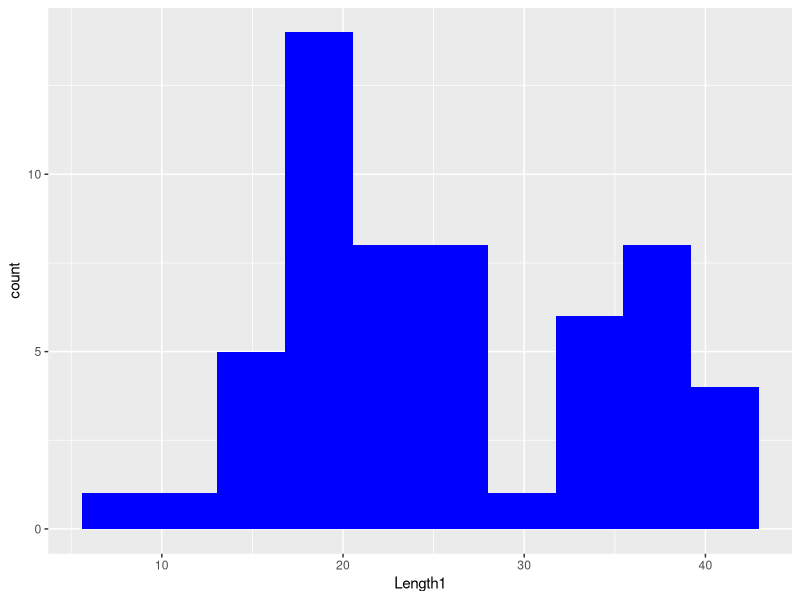
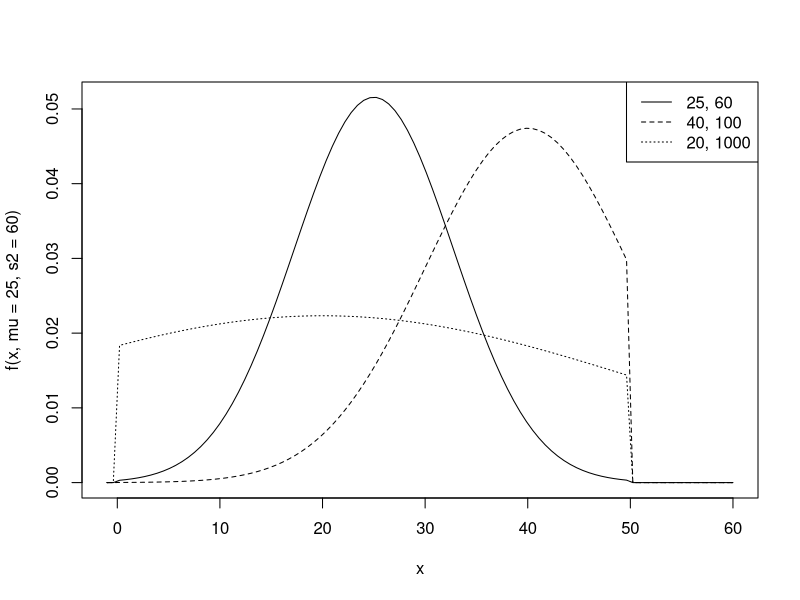

Source code (R) for these figures, in order:
## ---- chunk 1
knitr::opts_chunk$set(echo = TRUE)
set.seed(288942)
library(tidyverse)
## ---- chunk 2
null_samples <- data.frame(replicate(10000, { runif(56, min = 0, max = 50)}))
alt_samples  <- data.frame(replicate(10000, { runif(56, min = 0, max = 51)}))
# you can use map_dbl() to compute your test statistic on each sample.
#theta_null <- 50
#theta_alt <- 51

t_stat_null <- map_dbl(null_samples, ~ 2 * mean(.x))
t_stat_alt <- map_dbl(alt_samples, ~ 2 * mean(.x))

rej_region <- quantile(t_stat_null, 0.95)
power <- mean(t_stat_alt > rej_region)
# reject the null if t_stat_null is > rej_region
rej_region
power

## ---- chunk 3
null_samples <- data.frame(replicate(10000, { runif(56, min = 0, max = 50)}))
alt_samples  <- data.frame(replicate(10000, { runif(56, min = 0, max = 51)}))
# you can use map_dbl() to compute your test statistic on each sample.
t_stat_null <- map_dbl(null_samples, max)
t_stat_alt <- map_dbl(alt_samples, max)

rej_region_mle <- quantile(t_stat_null, 0.95)
power_mle <- mean(t_stat_alt > rej_region_mle)
# reject the null if t_stat_null is > rej_region_mle
rej_region_mle
power_mle
## ---- chunk 4
## Sample code from Dr. Fredrickson

#k <- 10000 # replications
#n <- 25 # sample size

#mean_0 <- replicate(k, {
#  rexp(n, rate = 1) |> mean()
#})

#median_0 <- replicate(k, {
#  rexp(n, rate = 1) |> median()
#})

#mean_1 <- replicate(k, {
#  rexp(n, rate = 2) |> mean()
#})

#median_1 <- replicate(k, {
#  rexp(n, rate = 2) |> median()
#})

#mm0 <-
#  bind_rows(
#    data.frame(t = mean_0, stat = "mean", hypothesis = "Null"),
#    data.frame(t = mean_1, stat = "mean", hypothesis = "Alt"),
#    data.frame(t = median_0, stat = "median", hypothesis = "Null"),
#    data.frame(t = median_1, stat = "median", hypothesis = "Alt"))

#ggplot(mm0, aes(x = t, fill = hypothesis)) + geom_density(alpha = 0.5) + facet_wrap(~ stat)
## ---- chunk 5

## ---- chunk 6
# Monte Carlo integration allows us to introduce simualted random samples to approximate integrals efficiently and determine the power of test statistics like mean, median, and MLE. In particular, we found a rejection region based on random samples from the null distribution and calculated power by finding how often samples fall in the rejection region. In this case, the mean, MLE, and median statistics were not very useful at estimation since the difference in the hypotheses was relatively small. Power is relatively low given the proximity of the hypotheses. 
## ---- chunk 7
fish <- structure(list(Obs = 1:159, Species = c(1L, 1L, 1L, 1L, 1L, 1L, 
1L, 1L, 1L, 1L, 1L, 1L, 1L, 1L, 1L, 1L, 1L, 1L, 1L, 1L, 1L, 1L, 
1L, 1L, 1L, 1L, 1L, 1L, 1L, 1L, 1L, 1L, 1L, 1L, 1L, 2L, 2L, 2L, 
2L, 2L, 2L, 3L, 3L, 3L, 3L, 3L, 3L, 3L, 3L, 3L, 3L, 3L, 3L, 3L, 
3L, 3L, 3L, 3L, 3L, 3L, 3L, 4L, 4L, 4L, 4L, 4L, 4L, 4L, 4L, 4L, 
4L, 4L, 5L, 5L, 5L, 5L, 5L, 5L, 5L, 5L, 5L, 5L, 5L, 5L, 5L, 5L, 
6L, 6L, 6L, 6L, 6L, 6L, 6L, 6L, 6L, 6L, 6L, 6L, 6L, 6L, 6L, 6L, 
6L, 7L, 7L, 7L, 7L, 7L, 7L, 7L, 7L, 7L, 7L, 7L, 7L, 7L, 7L, 7L, 
7L, 7L, 7L, 7L, 7L, 7L, 7L, 7L, 7L, 7L, 7L, 7L, 7L, 7L, 7L, 7L, 
7L, 7L, 7L, 7L, 7L, 7L, 7L, 7L, 7L, 7L, 7L, 7L, 7L, 7L, 7L, 7L, 
7L, 7L, 7L, 7L, 7L, 7L, 7L, 7L, 7L), Weight = c(242, 290, 340, 
363, 430, 450, 500, 390, 450, 500, 475, 500, 500, NA, 600, 600, 
700, 700, 610, 650, 575, 685, 620, 680, 700, 725, 720, 714, 850, 
1000, 920, 955, 925, 975, 950, 270, 270, 306, 540, 800, 1000, 
40, 69, 78, 87, 120, 0, 110, 120, 150, 145, 160, 140, 160, 169, 
161, 200, 180, 290, 272, 390, 55, 60, 90, 120, 150, 140, 170, 
145, 200, 273, 300, 6.7, 7.5, 7, 9.7, 9.8, 8.7, 10, 9.9, 9.8, 
12.2, 13.4, 12.2, 19.7, 19.9, 200, 300, 300, 300, 430, 345, 456, 
510, 540, 500, 567, 770, 950, 1250, 1600, 1550, 1650, 5.9, 32, 
40, 51.5, 70, 100, 78, 80, 85, 85, 110, 115, 125, 130, 120, 120, 
130, 135, 110, 130, 150, 145, 150, 170, 225, 145, 188, 180, 197, 
218, 300, 260, 265, 250, 250, 300, 320, 514, 556, 840, 685, 700, 
700, 690, 900, 650, 820, 850, 900, 1015, 820, 1100, 1000, 1100, 
1000, 1000), Length1 = c(23.2, 24, 23.9, 26.3, 26.5, 26.8, 26.8, 
27.6, 27.6, 28.5, 28.4, 28.7, 29.1, 29.5, 29.4, 29.4, 30.4, 30.4, 
30.9, 31, 31.3, 31.4, 31.5, 31.8, 31.9, 31.8, 32, 32.7, 32.8, 
33.5, 35, 35, 36.2, 37.4, 38, 23.6, 24.1, 25.6, 28.5, 33.7, 37.3, 
12.9, 16.5, 17.5, 18.2, 18.6, 19, 19.1, 19.4, 20.4, 20.5, 20.5, 
21, 21.1, 22, 22, 22.1, 23.6, 24, 25, 29.5, 13.5, 14.3, 16.3, 
17.5, 18.4, 19, 19, 19.8, 21.2, 23, 24, 9.3, 10, 10.1, 10.4, 
10.7, 10.8, 11.3, 11.3, 11.4, 11.5, 11.7, 12.1, 13.2, 13.8, 30, 
31.7, 32.7, 34.8, 35.5, 36, 40, 40, 40.1, 42, 43.2, 44.8, 48.3, 
52, 56, 56, 59, 7.5, 12.5, 13.8, 15, 15.7, 16.2, 16.8, 17.2, 
17.8, 18.2, 19, 19, 19, 19.3, 20, 20, 20, 20, 20, 20.5, 20.5, 
20.7, 21, 21.5, 22, 22, 22.6, 23, 23.5, 25, 25.2, 25.4, 25.4, 
25.4, 25.9, 26.9, 27.8, 30.5, 32, 32.5, 34, 34, 34.5, 34.6, 36.5, 
36.5, 36.6, 36.9, 37, 37, 37.1, 39, 39.8, 40.1, 40.2, 41.1), 
    Lenght2 = c(25.4, 26.3, 26.5, 29, 29, 29.7, 29.7, 30, 30, 
    30.7, 31, 31, 31.5, 32, 32, 32, 33, 33, 33.5, 33.5, 34, 34, 
    34.5, 35, 35, 35, 35, 36, 36, 37, 38.5, 38.5, 39.5, 41, 41, 
    26, 26.5, 28, 31, 36.4, 40, 14.1, 18.2, 18.8, 19.8, 20, 20.5, 
    20.8, 21, 22, 22, 22.5, 22.5, 22.5, 24, 23.4, 23.5, 25.2, 
    26, 27, 31.7, 14.7, 15.5, 17.7, 19, 20, 20.7, 20.7, 21.5, 
    23, 25, 26, 9.8, 10.5, 10.6, 11, 11.2, 11.3, 11.8, 11.8, 
    12, 12.2, 12.4, 13, 14.3, 15, 32.3, 34, 35, 37.3, 38, 38.5, 
    42.5, 42.5, 43, 45, 46, 48, 51.7, 56, 60, 60, 63.4, 8.4, 
    13.7, 15, 16.2, 17.4, 18, 18.7, 19, 19.6, 20, 21, 21, 21, 
    21.3, 22, 22, 22, 22, 22, 22.5, 22.5, 22.7, 23, 23.5, 24, 
    24, 24.6, 25, 25.6, 26.5, 27.3, 27.5, 27.5, 27.5, 28, 28.7, 
    30, 32.8, 34.5, 35, 36.5, 36, 37, 37, 39, 39, 39, 40, 40, 
    40, 40, 42, 43, 43, 43.5, 44), Lenght3 = c(30, 31.2, 31.1, 
    33.5, 34, 34.7, 34.5, 35, 35.1, 36.2, 36.2, 36.2, 36.4, 37.3, 
    37.2, 37.2, 38.3, 38.5, 38.6, 38.7, 39.5, 39.2, 39.7, 40.6, 
    40.5, 40.9, 40.6, 41.5, 41.6, 42.6, 44.1, 44, 45.3, 45.9, 
    46.5, 28.7, 29.3, 30.8, 34, 39.6, 43.5, 16.2, 20.3, 21.2, 
    22.2, 22.2, 22.8, 23.1, 23.7, 24.7, 24.3, 25.3, 25, 25, 27.2, 
    26.7, 26.8, 27.9, 29.2, 30.6, 35, 16.5, 17.4, 19.8, 21.3, 
    22.4, 23.2, 23.2, 24.1, 25.8, 28, 29, 10.8, 11.6, 11.6, 12, 
    12.4, 12.6, 13.1, 13.1, 13.2, 13.4, 13.5, 13.8, 15.2, 16.2, 
    34.8, 37.8, 38.8, 39.8, 40.5, 41, 45.5, 45.5, 45.8, 48, 48.7, 
    51.2, 55.1, 59.7, 64, 64, 68, 8.8, 14.7, 16, 17.2, 18.5, 
    19.2, 19.4, 20.2, 20.8, 21, 22.5, 22.5, 22.5, 22.8, 23.5, 
    23.5, 23.5, 23.5, 23.5, 24, 24, 24.2, 24.5, 25, 25.5, 25.5, 
    26.2, 26.5, 27, 28, 28.7, 28.9, 28.9, 28.9, 29.4, 30.1, 31.6, 
    34, 36.5, 37.3, 39, 38.3, 39.4, 39.3, 41.4, 41.4, 41.3, 42.3, 
    42.5, 42.4, 42.5, 44.6, 45.2, 45.5, 46, 46.6), Heightpct = c(38.4, 
    40, 39.8, 38, 36.6, 39.2, 41.1, 36.2, 39.9, 39.3, 39.4, 39.7, 
    37.8, 37.3, 40.2, 41.5, 38.8, 38.8, 40.5, 37.4, 38.3, 40.8, 
    39.1, 38.1, 40.1, 40, 40.3, 39.8, 40.6, 44.5, 40.9, 41.1, 
    41.4, 40.6, 37.9, 29.2, 27.8, 28.5, 31.6, 29.7, 28.4, 25.6, 
    26.1, 26.3, 25.3, 28, 28.4, 26.7, 25.8, 23.5, 27.3, 27.8, 
    26.2, 25.6, 27.7, 25.9, 27.6, 25.4, 30.4, 28, 27.1, 41.5, 
    37.8, 37.4, 39.4, 39.7, 36.8, 40.5, 40.4, 40.1, 39.6, 39.2, 
    16.1, 17, 14.9, 18.3, 16.8, 15.7, 16.9, 16.9, 16.7, 15.6, 
    18, 16.5, 18.9, 18.1, 16, 15.1, 15.3, 15.8, 18, 15.6, 16, 
    15, 17, 14.5, 16, 15, 16.2, 17.9, 15, 15, 15.9, 24, 24, 23.9, 
    26.7, 24.8, 27.2, 26.8, 27.9, 24.7, 24.2, 25.3, 26.3, 25.3, 
    28, 26, 24, 26, 25, 23.5, 24.4, 28.3, 24.6, 21.3, 25.1, 28.6, 
    25, 25.7, 24.3, 24.3, 25.6, 29, 24.8, 24.4, 25.2, 26.6, 25.2, 
    24.1, 29.5, 28.1, 30.8, 27.9, 27.7, 27.5, 26.9, 26.9, 26.9, 
    30.1, 28.2, 27.6, 29.2, 26.2, 28.7, 26.4, 27.5, 27.4, 26.8
    ), ` Widthpct` = c(13.4, 13.8, 15.1, 13.3, 15.1, 14.2, 15.3, 
    13.4, 13.8, 13.7, 14.1, 13.3, 12, 13.6, 13.9, 15, 13.8, 13.5, 
    13.3, 14.8, 14.1, 13.7, 13.3, 15.1, 13.8, 14.8, 15, 14.1, 
    14.9, 15.5, 14.3, 14.3, 14.9, 14.7, 13.7, 14.8, 14.5, 15.2, 
    19.3, 16.6, 15, 14, 13.9, 13.7, 14.3, 16.1, 14.7, 14.7, 13.9, 
    15.2, 14.6, 15.1, 13.3, 15.2, 14.1, 13.6, 15.4, 14, 15.4, 
    15.6, 15.3, 14.1, 13.3, 13.5, 13.7, 14.7, 14.2, 14.7, 13.1, 
    14.2, 14.8, 14.6, 9.7, 10, 9.9, 11.5, 10.3, 10.2, 9.8, 8.9, 
    8.7, 10.4, 9.4, 9.1, 13.6, 11.6, 9.7, 11, 11.3, 10.1, 11.3, 
    9.7, 9.5, 9.8, 11.2, 10.2, 10, 10.5, 11.2, 11.7, 9.6, 9.6, 
    11, 16, 13.6, 15.2, 15.3, 15.9, 17.3, 16.1, 15.1, 14.6, 13.2, 
    15.8, 14.7, 16.3, 15.5, 14.5, 15, 15, 15, 17, 15.1, 15.1, 
    15, 14.8, 14.9, 14.6, 15, 15.9, 13.9, 15.7, 14.8, 17.9, 15, 
    15, 15.8, 14.3, 15.4, 15.1, 17.7, 17.5, 20.9, 17.6, 17.6, 
    15.9, 16.2, 18.1, 14.5, 17.8, 16.8, 17, 17.6, 15.6, 15.4, 
    16.1, 16.3, 17.7, 16.3), Sex = c(NA, NA, NA, NA, NA, NA, 
    NA, NA, NA, NA, NA, NA, NA, 1L, 1L, NA, 1L, NA, NA, NA, 1L, 
    NA, NA, NA, NA, 1L, NA, NA, NA, 0L, 0L, NA, 1L, 0L, NA, NA, 
    NA, NA, NA, 0L, NA, NA, NA, NA, NA, NA, NA, 0L, 0L, 0L, 0L, 
    0L, NA, 0L, NA, NA, 0L, NA, NA, 0L, NA, NA, 1L, 1L, 1L, NA, 
    NA, 0L, 0L, NA, 0L, 0L, 1L, 0L, 1L, 0L, 1L, 1L, 1L, 0L, 0L, 
    0L, 0L, 0L, 0L, 0L, NA, 0L, NA, NA, NA, 1L, NA, NA, NA, NA, 
    0L, 0L, NA, NA, NA, 0L, 0L, NA, NA, NA, NA, NA, NA, NA, NA, 
    NA, NA, NA, NA, 1L, 0L, 0L, NA, NA, NA, 0L, 0L, 0L, NA, NA, 
    NA, NA, NA, NA, 0L, NA, NA, 0L, 0L, NA, 0L, NA, 0L, 0L, NA, 
    NA, 0L, 0L, 0L, 0L, 0L, 0L, NA, NA, 0L, 0L, 0L, 0L, 0L, 0L, 
    0L, 1L, 0L)), class = "data.frame", row.names = c(NA, -159L
)) 
## ---- chunk 8
#H_0 = lengths of perch are uniformly distributed between 0 and 50 cm
#H_1 = lengths of perch are uniformly distibured between 0 and 51cm

perch <- fish %>% filter(Species == 7)
perch_length <- perch$Length1

theta_0 <- 50
theta_1 <- 51
theta_hat <- max(perch_length)

null_samples <- replicate(10000, max(runif(length(perch_length), 0, theta_0)))
crit_val <- quantile(null_samples, 0.95)

theta_hat
crit_val
## theta_hat < crit_val, therefore we fail to reject the null hypothesis that lengths are uniformly distributed between 0 and 50 cm.
## ---- chunk 9
ggplot(filter(fish, Species == 7), aes(x = Length1)) + geom_histogram(fill = "blue", bins = 10)
## ---- chunk 10
f <- function(x, mu, s2) { 
  const <- 1/(pnorm(50, mean = mu, sd = sqrt(s2)) -
                pnorm(0, mean = mu, sd = sqrt(s2)))
  ifelse(0 <= x & x <= 50,
         const * dnorm(x, mean = mu, sd = sqrt(s2)),
         0
  )  
}
curve(f(x, mu = 25, s2 = 60), from = -1, to  = 60)
curve(f(x, mu = 40, s2 = 100), add = TRUE, lty = 2)
curve(f(x, mu = 20, s2 = 1000), add = TRUE, lty = 3)
legend(x = "topright", legend = c("25, 60", "40, 100", "20, 1000"), lty = 1:3)
## ---- chunk 11
## Prove:
# The first indicator function: 1 if x is between 0 and theta, 0 otherwise
# The second indicator function: 1 if x > theta, 0 if x <= theta
# In the case 0 <= x <= theta, the CDF is:
## ---- chunk 12
# In the case where x > theta:
## ---- chunk 13
# In the case where x < theta:
## ---- chunk 14
# Consequently, we can conclude the following expression for the CDF which handles all three cases:
## ---- chunk 15
## Compute
mu <- 40
sigma <- sqrt(100)
theta <- 50

P_Z_leq_0 <- pnorm(0, mean = mu, sd = sigma)
P_Z_leq_30 <- pnorm(30, mean = mu, sd = sigma)
P_Z_leq_theta <- pnorm(theta, mean = mu, sd = sigma)

F_30 <- (P_Z_leq_30 - P_Z_leq_0) / (P_Z_leq_theta - P_Z_leq_0)
F_30
## ---- chunk 16
z_samples <- rnorm(100000, mean = mu, sd = sigma)
x_samples <- z_samples[z_samples >= 0 & z_samples <= theta]

p_leq_30 <- mean(x_samples <= 30)
p_leq_30
sd_e <- sd(p_leq_30) / sqrt(length(x_samples))
ci <- p_leq_30 + c(-1,1)*qnorm(0.975)*sd_e

p_leq_30
ci
## ---- chunk 17
mu <- 40
sigma <- sqrt(100)
theta <- 50
n <- 56
n_reps <- 1000
x_value <- 30

F_30 <- (pnorm(30, mean = mu, sd = sigma) - pnorm(0, mean = mu, sd = sigma)) / (pnorm(theta, mean = mu, sd = sigma) - pnorm(0, mean = mu, sd = sigma))

generate_truncated_sample <- function(n, mu, sigma, theta) {
  z_samples <- rnorm(n, mean = mu, sd = sigma)
  x_samples <- z_samples[z_samples >= 0 & z_samples <= theta]
  
  while (length(x_samples) < n) {
    z_samples <- rnorm(n, mean = mu, sd = sigma)
    x_samples <- c(x_samples, z_samples[z_samples >= 0 & z_samples <= theta])
    x_samples <- x_samples[1:n]
  }
  return(x_samples)
}

F_hat_30 <- replicate(n_reps, {
  x_sample <- generate_truncated_sample(n, mu, sigma, theta)
  mean(x_sample <= x_value)
})

bias <- mean(F_hat_30) - F_30

mse <- mean((F_hat_30 - F_30)^2)

alpha <- 0.01
ci_99 <- quantile(F_hat_30, probs = c(alpha/2, 1 - alpha/2))

list(
  bias = bias,
  mse = mse,
  mean_F_hat_30 = mean(F_hat_30),
  ci_99 = ci_99
)
## ---- chunk 18

## ---- chunk 19

